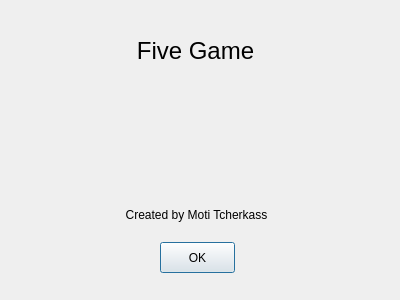
<?xml version="1.0" encoding="UTF-8"?>
<ui version="4.0">
 <class>FiveAboutDlg</class>
 <widget class="QDialog" name="FiveAboutDlg">
  <property name="geometry">
   <rect>
    <x>0</x>
    <y>0</y>
    <width>400</width>
    <height>300</height>
   </rect>
  </property>
  <property name="minimumSize">
   <size>
    <width>400</width>
    <height>300</height>
   </size>
  </property>
  <property name="maximumSize">
   <size>
    <width>400</width>
    <height>300</height>
   </size>
  </property>
  <property name="windowTitle">
   <string/>
  </property>
  <property name="windowIcon">
   <iconset>
    <normaloff>../build-Five-Desktop_Qt_5_8_0_MinGW_32bit-Debug/debug/FiveLogo.png</normaloff>../build-Five-Desktop_Qt_5_8_0_MinGW_32bit-Debug/debug/FiveLogo.png</iconset>
  </property>
  <property name="modal">
   <bool>false</bool>
  </property>
  <widget class="QPushButton" name="okPB">
   <property name="geometry">
    <rect>
     <x>160</x>
     <y>242</y>
     <width>75</width>
     <height>31</height>
    </rect>
   </property>
   <property name="text">
    <string>OK</string>
   </property>
  </widget>
  <widget class="QLabel" name="motiTchLB">
   <property name="geometry">
    <rect>
     <x>56</x>
     <y>199</y>
     <width>281</width>
     <height>31</height>
    </rect>
   </property>
   <property name="text">
    <string>Created by Moti Tcherkass</string>
   </property>
   <property name="alignment">
    <set>Qt::AlignCenter</set>
   </property>
  </widget>
  <widget class="QLabel" name="imgLB">
   <property name="geometry">
    <rect>
     <x>140</x>
     <y>80</y>
     <width>111</width>
     <height>111</height>
    </rect>
   </property>
   <property name="text">
    <string/>
   </property>
   <property name="pixmap">
    <pixmap>../build-Five-Desktop_Qt_5_8_0_MinGW_32bit-Debug/debug/FiveLogo.png</pixmap>
   </property>
   <property name="alignment">
    <set>Qt::AlignCenter</set>
   </property>
  </widget>
  <widget class="QLabel" name="fiveGameLB">
   <property name="geometry">
    <rect>
     <x>90</x>
     <y>20</y>
     <width>211</width>
     <height>61</height>
    </rect>
   </property>
   <property name="font">
    <font>
     <pointsize>18</pointsize>
    </font>
   </property>
   <property name="text">
    <string>Five Game</string>
   </property>
   <property name="alignment">
    <set>Qt::AlignCenter</set>
   </property>
  </widget>
 </widget>
 <resources/>
 <connections/>
</ui>
